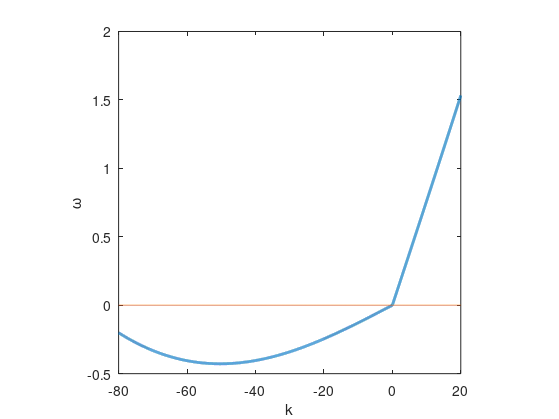

The MATLAB source for this figure:

% m_es phase diagram

ua=7.7e-3;
R1=8.4e-3;

P1=2.107;
GammaR=1.4;

Phi0=sqrt(GammaR*(P1-1)/R1);

k=-80:0.01:20;

Font_size=20;
Font_name='Times New Roman';

print_fig=0;

R0=24*sqrt(5/2);

m=64;

omega=(2*k*m+sqrt(k.^4+k.^2*4*ua*R0^2*Phi0^2))/(2*R0^2);

figure('renderer','painter','paperpositionmode','auto');
plot(k,omega,'linewidth',2);
axis square;
xlabel('k');
ylabel('\omega');
hold all
plot(k,zeros(1,length(k)));
hold off

[a,b]=min(omega);

min_k=k(b)


% fig_mes_diag=figure('position',[300 200 800 600],'renderer','zbuffer','paperpositionmode','auto');
% 
% mesh(x,y,sqrt(ua*y.*(x-1)/R1));
% axis square;
% set(gca,'xlim',[min(P1),max(P1)],'ylim',[min(GammaR),max(GammaR)],'fontsize',Font_size,'Fontname',Font_name);
% view(0,90);
% colormap(jet(4096));
% shading interp;
% colorbar('fontsize',Font_size,'fontname',Font_name);
% h_x=xlabel('$\bar{P}$','Interpreter','LaTex');
% set(h_x,'position',[3.3   -0.2    2.0001]);
% ylabel('$\gamma_R$','Interpreter','Latex');
% 
% 
% if print_fig~=0
%     
%     resolution='-r120';
%     
%     print(fig_mes_diag,'-zbuffer','-depsc',resolution,'m_es_Phase_Diagram.eps');
%     print(fig_mes_diag,'-zbuffer','-dpng',resolution,'m_es_Phase_Diagram.png');
%     
%     close(fig_mes_diag);
% end





















